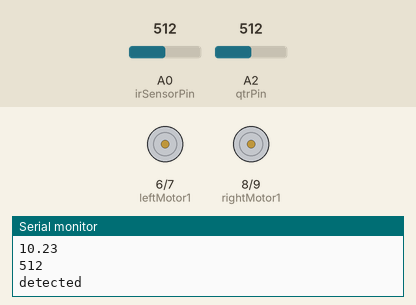
A sketch run on a simulated Arduino Uno, built with avr-gcc and run on an emulated ATmega328P. On the bench: motor-driver pin pairs drawn as motors (green arrow = first pin HIGH = forward, orange = second pin HIGH = backward, longer = more drive, scaled by the enable pin), the last lines printed to the serial monitor. The test bench sets the inputs (shaded band); at power-on: A2 (qtrPin) = 512, A0 (irSensorPin) = 512.

Above: at 6.0 s.
6.3 s: A2 (qtrPin) set to 306
At 7.1 s:
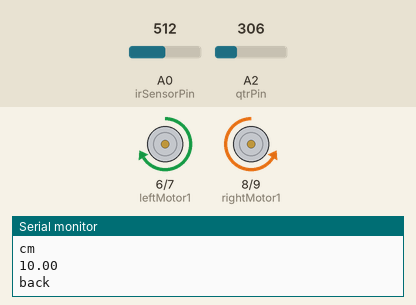
9.3 s: A0 (irSensorPin) set to 165
12.3 s: A0 (irSensorPin) set to 146
15.3 s: A2 (qtrPin) set to 498
18.3 s: A2 (qtrPin) set to 519
At 18.7 s:
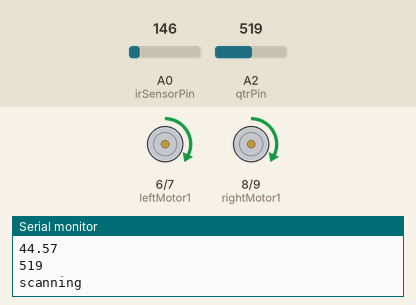
19.8 s: A0 (irSensorPin) set to 306
At 20.9 s:
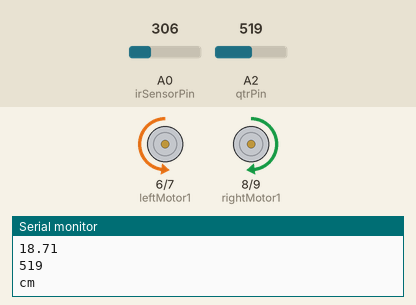
Timing chart, 0 to 22.4 s (numbered marks = the images above; inputs shaded):
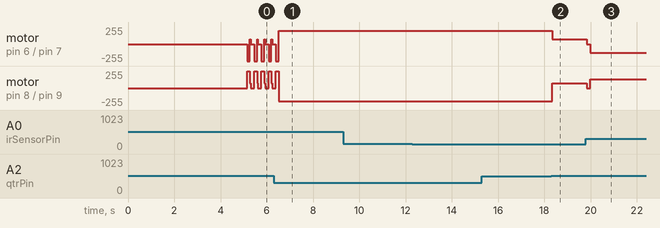

The sketch:

compe.ino
```cpp
const int irSensorPin = A0; // Analog pin A0 for IR sensor
const int qtrPin = A2;     // Pin to which the analog sensor is connected
const int threshold = 512; // Threshold value for analog-to-digital conversion
const int prox = 40;       // Max distance seen

// Motors
#define leftSpeed 5
#define leftMotor1 6
#define leftMotor2 7
#define rightMotor1 8
#define rightMotor2 9
#define rightSpeed 10

bool first = true;
float distanceIR; // SharpIR Value
int qtr;          // qtr value

unsigned long previousMillis = 0;
const long interval = 500; // Interval for actions in milliseconds

void setup() {
    Serial.begin(9600); // Initialize serial communication with a baud rate of 9600
    pinMode(leftSpeed, OUTPUT);
    pinMode(leftMotor1, OUTPUT);
    pinMode(leftMotor2, OUTPUT);
    pinMode(rightMotor1, OUTPUT);
    pinMode(rightMotor2, OUTPUT);
    pinMode(rightSpeed, OUTPUT);
    delay(5000);
}

void loop() {
    unsigned long currentMillis = millis();

    distanceIR = sharpIR();
    qtr = qtrCheck();
    Serial.println("cm");
    Serial.println(distanceIR);

    if (qtr >= threshold) {
        while (qtr >= threshold) {
            tornado();
            distanceIR = sharpIR();
            qtr = qtrCheck();
            if (distanceIR <= prox) {
                Serial.println("detected");
                Stop();
                delay(150);
                break;
            }
            if (qtr < threshold) {
                Serial.println("on white");
                break;
            }
        }
    } else if (qtr <= threshold) {
        goBack();
        delay(250);
        if (currentMillis - previousMillis >= interval) {
            rotate();
            previousMillis = currentMillis;
        }
    }
    else{
      tornado();
    }

  if (distanceIR <= prox) {
        while (qtr >= threshold) {
            Serial.println("attack");
            attack();
            qtr = qtrCheck();
            distanceIR = sharpIR();
            if (qtr <= threshold) {
                Serial.println("on white");
                break;
            }
            if (distanceIR > prox) {
                Serial.println("scan");
                break;
            }
        }
    }
    else{
      tornado();
    }


    // Add more non-blocking logic here
}

// FUNCTIONS
void tornado() {
    analogWrite(leftSpeed, 70);
    analogWrite(rightSpeed, 70);
    digitalWrite(leftMotor1, 1);
    digitalWrite(leftMotor2, 0);
    digitalWrite(rightMotor1, 1);
    digitalWrite(rightMotor2, 0);
    Serial.println("scanning");
    if (qtr <= threshold || distanceIR <= prox) {
        return;
    }
}

void attack() {
  while(distanceIR <= prox){
      if (distanceIR <= 15) {
        analogWrite(leftSpeed, 255);
    analogWrite(rightSpeed, 255);
    digitalWrite(leftMotor1, 0);
    digitalWrite(leftMotor2, 1);
    digitalWrite(rightMotor1, 1);
    digitalWrite(rightMotor2, 0);
    delay(100);
    distanceIR = sharpIR();
    qtr = qtrCheck();
  } else if (distanceIR <= 30) {
    analogWrite(leftSpeed, 130);
    analogWrite(rightSpeed, 130);
    digitalWrite(leftMotor1, 0);
    digitalWrite(leftMotor2, 1);
    digitalWrite(rightMotor1, 1);
    digitalWrite(rightMotor2, 0);
    delay(100);
    distanceIR = sharpIR();
    qtr = qtrCheck();
  } else if (distanceIR <= prox ) {
        analogWrite(leftSpeed, 90);
    analogWrite(rightSpeed, 90);
    digitalWrite(leftMotor1, 0);
    digitalWrite(leftMotor2, 1);
    digitalWrite(rightMotor1, 1);
    digitalWrite(rightMotor2, 0);
    delay(100);
    distanceIR = sharpIR();
    qtr = qtrCheck();
  }

    distanceIR = sharpIR();
    qtr = qtrCheck();

    if (qtr <= threshold || distanceIR > prox) {
        return;
    }
  }
}

int sharpIR() {
    int irVal = analogRead(irSensorPin); // Read the analog sensor value
    float voltage = irVal * (5.0 / 1023.0); // Convert the analog value to voltage (5V is the reference voltage)
    // Calculate distance using a typical Sharp IR sensor equation
    // For GP2Y0A21YK0F, the typical equation is Distance (cm) = 10 / (Voltage * 0.0048828125)
    float distanceIR = 29.998 * pow(voltage, -1.173);
        Serial.println("cm");
    Serial.println(distanceIR);
    return distanceIR;
}
int qtrCheck() {
    int qtrVal = analogRead(qtrPin); // Read the analog sensor value (0-1023)
    Serial.println(qtrVal);
    return qtrVal;
}
void goBack() {
    analogWrite(leftSpeed, 200);
    analogWrite(rightSpeed, 200);
    digitalWrite(leftMotor1, 1);
    digitalWrite(leftMotor2, 0);
    digitalWrite(rightMotor1, 0);
    digitalWrite(rightMotor2, 1);
    Serial.println("back");
}
void rotate() {
    analogWrite(leftSpeed, 120);
    analogWrite(rightSpeed, 120);
    digitalWrite(leftMotor1, 1);
    digitalWrite(leftMotor2, 0);
    digitalWrite(rightMotor1, 1);
    digitalWrite(rightMotor2, 0);
    Serial.println("rotate");
}
void Stop() {
    analogWrite(leftSpeed, 0);
    analogWrite(rightSpeed, 0);
    digitalWrite(leftMotor1, 0);
    digitalWrite(leftMotor2, 0);
    digitalWrite(rightMotor1, 0);
    digitalWrite(rightMotor2, 0);
}

void last() {
  while(qtr <= threshold){
      if (distanceIR <= 15) {
        analogWrite(leftSpeed, 255);
    analogWrite(rightSpeed, 255);
    digitalWrite(leftMotor1, 0);
    digitalWrite(leftMotor2, 1);
    digitalWrite(rightMotor1, 1);
    digitalWrite(rightMotor2, 0);
    delay(100);
    distanceIR = sharpIR();
    qtr = qtrCheck();
  } else if (distanceIR <= 30) {
    analogWrite(leftSpeed, 180);
    analogWrite(rightSpeed, 180);
    digitalWrite(leftMotor1, 0);
    digitalWrite(leftMotor2, 1);
    digitalWrite(rightMotor1, 1);
    digitalWrite(rightMotor2, 0);
    delay(100);
    distanceIR = sharpIR();
    qtr = qtrCheck();
  } else if (distanceIR <= prox) {
        analogWrite(leftSpeed, 130);
    analogWrite(rightSpeed, 130);
    digitalWrite(leftMotor1, 0);
    digitalWrite(leftMotor2, 1);
    digitalWrite(rightMotor1, 1);
    digitalWrite(rightMotor2, 0);
    delay(100);
    distanceIR = sharpIR();
    qtr = qtrCheck();
  }

    distanceIR = sharpIR();
    qtr = qtrCheck();

    if (qtr <= threshold) {
        return;
    }
  }
}
```

Measured:
- the behaviour switches between 511 and 512 on A2 (qtrPin) (found by bisection; images 1 and 2)
- after the input at 18.3 s, motor on pin 6 (leftMotor1) / pin 7 (leftMotor2): forward 200/255 → forward 70/255 after 0.05 s; motor on pin 8 (rightMotor1) / pin 9 (rightMotor2): backward 200/255 → forward 70/255 after 0.05 s
- after the input at 19.8 s, motor on pin 6 (leftMotor1) / pin 7 (leftMotor2): forward 70/255 → stopped at once, → backward 130/255 0.15 s later; motor on pin 8 (rightMotor1) / pin 9 (rightMotor2): forward 70/255 → stopped at once, → forward 130/255 0.15 s later
